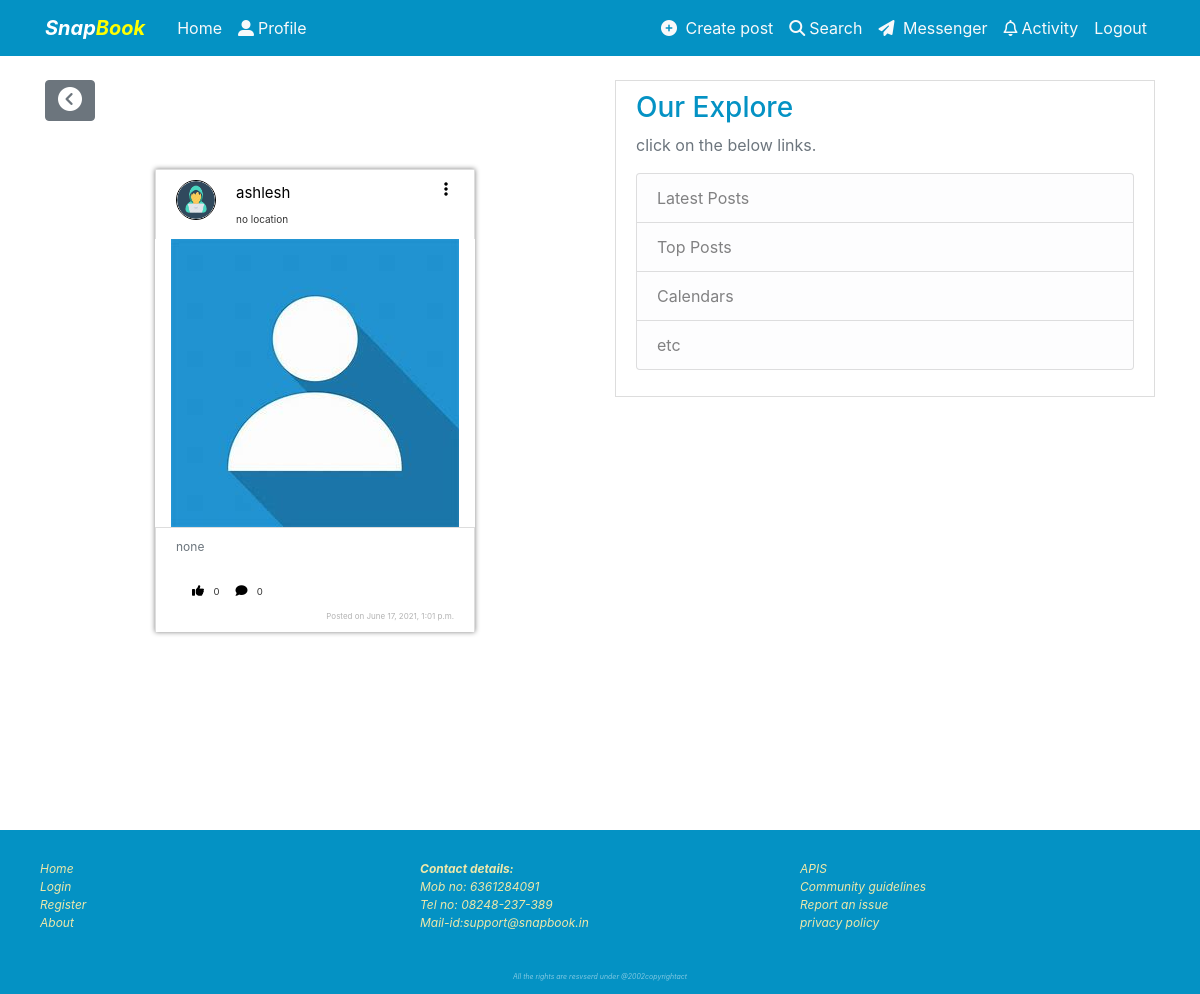
The app's page /post/1/ (signed in) with its own data.
### front/models.py (models this page shows, shortened)
class Post(models.Model):
    user = models.ForeignKey(User, on_delete=models.CASCADE)
    caption = models.CharField(max_length=100)
    image = models.ImageField(default="default.jpg", upload_to='post_pics')
    date_posted = models.DateTimeField(auto_now_add=True)
    location = models.TextField(default="no location")
    like = models.ManyToManyField(User, related_name='post_like')

### users/models.py (models this page shows, shortened)
class Profile(models.Model):
    user= models.OneToOneField(User,on_delete=models.CASCADE)
    image= models.ImageField(default='default.jpg',upload_to='profile_pics')
    public=models.BooleanField(default=True)
    followers= models.ManyToManyField(User,related_name='followers_list',blank=True)
    following= models.ManyToManyField(User,related_name='following_list',blank=True)
    follow_request=models.ManyToManyField(User,related_name='request_list',blank=True)

### front/views.py (the view)
# urls.py: path('post/<int:pk>/',PostDetailView,name='post-detail'),
def PostDetailView(request, **kwargs):
    object = Post.objects.filter(id=kwargs['pk']).first()
    comment = Comment.objects.all()
    if request.method == 'POST':
        text = request.POST.get('comment-text')
        user = request.user
        post = Post.objects.filter(id=kwargs['pk']).first()
        instance = Comment(user=user, post=post, text=text)
        if text != '':
            instance.save()
        return HttpResponseRedirect(reverse('post-detail', args=[kwargs['pk']]))
    else:
        return render(request, 'front/post_detail.html', {'object': object, 'comments': comment})

### templates/front/post_detail.html (shortened to what this page needs)
{% extends 'front/base.html'%}
{% load crispy_forms_tags %}
{%block content%}
<a type="button" href="{%url 'front-page'%}" class="btn btn-secondary" ><i class='	fas fa-chevron-circle-left' style='font-size:24px'></i></a>
              <div class="fluid-container  mt-4 mb-5" id="post-box" >
                  <div class="content-section mt-5" id="post-header">
                          <div class="flex-row">
                            <button type="button" class="	fas fa-ellipsis-v float-right fade-slow " style="outline:none;" data-toggle="modal"  data-target="#myModal"></button>
                                <a href="{% url 'profile-view' object.user.id %}">
                                    <small style="font-size:15px; margin-bottom:0px;">{{ object.user.username}}</small>
                                    <img src="{{object.user.profile.image.url}}" style=" float:left"   id="header-pic"class="rounded-circle account-img ">
                                </a><br>
                                <small style="font-size:10px; margin-bottom:0px;">{{ object.location}}</small>
                          </div>
                  </div>
  <div class="media">
  <a href="#"><img src="{{ object.image.url }}" alt="loading image" class="responsive" ></a>
  </div>
                      <div class="content-section" id="caption">
                              <div class="row">
                                <div class="col-12">
                                  <p class="text-secondary">{{ object.caption }}</p>
                                </div>
                              </div>
                            <div class="row" id="like-comment-container">
                                <div class="col-xs-4">
                                  {%if user.is_authenticated%}
                                    <form  action="{%url 'post-like' object.pk %}" method="post" >
                                      {% if user in object.like.all %}
                                      <button name="post_id" value="{{ object.id}}" type="submit" style="color:blue" class="fa fa-thumbs-up" ></button>
                                      <small >{{ object.like.count }}</small>
                                      {% else %}
                                      <button name="post_id" value="{{ object.id}}" type="submit" class="fa fa-thumbs-up" ></button>
                                      <small >{{ object.like.count }}</small>
                                      {% endif %}
                                    </form>
                                  {%else%}
                                              <button class="fa fa-thumbs-up" onclick="loginreq()"></button>
                                              <small >{{ object.like.count}}</small>
                                  {%endif%}
                                </div>
                                <div class="col-xs-4">
                                  {%if user.is_authenticated%}
                                          <button class="fa fa-comment" aria-hidden="true"  id="trail" data-toggle="collapse" data-target="#comment-section" ></button>
                                          <small >{{object.comment_set.count}} </small>
                                  {%else%}
                                          <button class="fa fa-comment" aria-hidden="true"  onclick="loginreq()" ></ button>
                                          <small >{{object.comment_set.count}} </small>
                                  {%endif%}
                                </div>
                            </div>
                            <div class="row">
                                <div class="col-12">
                                  <small id="post-date">Posted on {{object.date_posted}}</small>
                                </div>
                            </div>
                          </div>
              </div>
{%endblock content%}

### front/static/front/main.css (style rules this page uses)
body { background: white; color: #333333; width: 100%; padding-top: 80px; }
.content-section { background: #ffffff; padding: 10px 20px; border: 1px solid #dddddd; width: 100%; }
.account-img { height: 125px; width: 125px; margin-right: 20px; margin-bottom: 16px; }
#post-box { width: 100%; max-width: 320px; margin: 0 auto; box-shadow: grey 0px 0px 5px; }
#like-comment-container { width: 100%; margin: 0; text-align: justify; padding: 5px; }
#like-comment-container button, a { color: black; border: 0px; background: transparent; outline: 0px; text-decoration: none; }
#like-comment-container .col-xs-6, .col-xs-4 { margin: 5px; }
#like-comment-container a, button { border: 0px; background: transparent; }
#caption { font-size: 12px; border-bottom: 0px; }
#post-date { font-size: 8px; float: right; color: rgba(0, 0, 0, 0.3); }
.responsive { max-height: 300px; max-width: 300px; width: 100%; height: auto; }
.media { display: flex; justify-content: center; }
#header-pic { max-height: 40px; max-width: 40px; width: 100%; border: 1px solid black; height: auto; }
#post-header { border-bottom: 0ch; }
.media { border-radius: 4px; }

### records on screen
Post: user.username "ashlesh", user.profile.image (picture), location "no location", image (placeholder picture), caption "none", like.count "0", comment_set.count "0", date_posted "June 17, 2021, 1:01 p.m."
